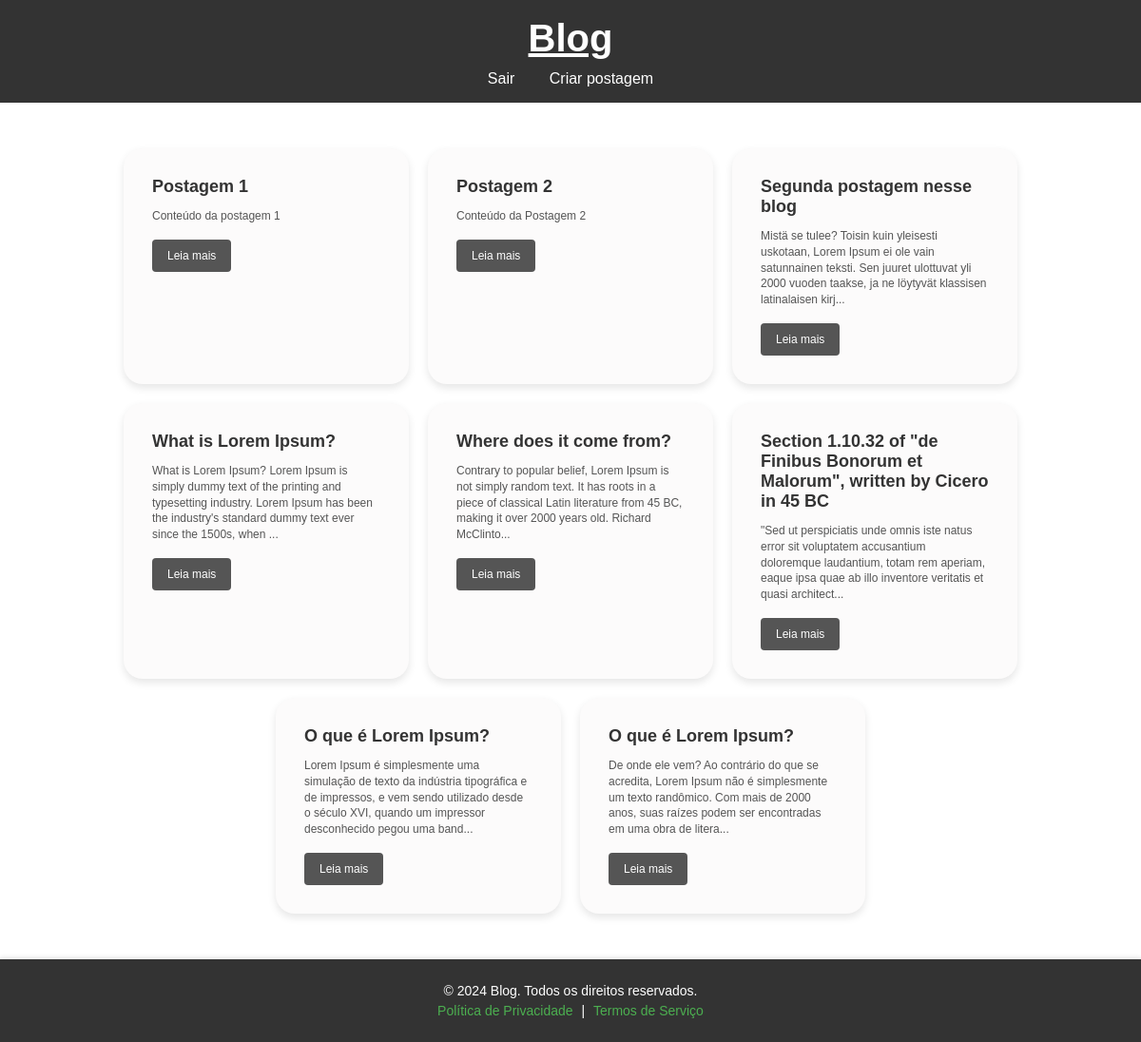
The app's page /blog/ (signed in) with its own data.
### tables this page shows
CREATE TABLE postagens (
    id INTEGER PRIMARY KEY AUTOINCREMENT,
    titulo TEXT NOT NULL,
    conteudo TEXT NOT NULL,
    usuario_id INTEGER NOT NULL,
    FOREIGN KEY (usuario_id) REFERENCES usuarios(id)
);

### routes/blog_routes.py (the view)
@blog_bp.route('/')
def index():
    db = get_db()
    postagens = db.execute( '''
        SELECT id, titulo,
               CASE
                   WHEN LENGTH(conteudo) > 180 THEN SUBSTR(conteudo, 1, 180) || '...'
                   ELSE conteudo
               END AS resumo,
               usuario_id
        FROM postagens
        '''
    ).fetchall()
    return render_template('index.html', postagens=postagens)

### models/db.py (called while the page is built)
def get_db():
    if 'db' not in g:
        g.db = sqlite3.connect(current_app.config['DATABASE'])
        g.db.row_factory = sqlite3.Row
    return g.db

### templates/index.html (shortened to what this page needs)
{% extends "base.html" %}
{% block content %}
    <div class="post-cards">
        {% for postagem in postagens %}
            <div class="card">
                <h3>{{ postagem['titulo'] }}</h3>
                <p>{{ postagem['resumo'] }}</p>
                <a class="btn" href="{{ url_for('blog.detalhe_postagem', postagem_id=postagem['id']) }}">
                    Leia mais
                </a>
            </div>
        {% endfor %}
    </div>
{% endblock %}

### static/css/main.css (style rules this page uses)
* { font-family: Arial, sans-serif; margin: 0; padding: 0; box-sizing: border-box; }
html, body { min-height: 100%; display: flex; flex-direction: column; height: 100vh; }

### static/css/card_post.css (style rules this page uses)
.post-cards { display: flex; flex-wrap: wrap; gap: 20px; justify-content: center; }
.card { background-color: #fcfbfb; border: 0; border-radius: 20px; padding: 30px; width: 300px; max-height: 300px; box-shadow: 0 4px 9px rgba(0, 0, 0, 0.1); transition: transform 0.2s ease-in-out; }
.card h3 { margin: 0 0 12px; font-size: 1.125rem; color: #333; }
.card p { font-size: 0.75em; color: #555; margin: 0 0 16px; line-height: 1.4; flex-grow: 1; }
.card .btn { display: inline-block; background-color: #555; color: white; padding: 10px 16px; text-decoration: none; border-radius: 4px; text-align: center; font-size: 0.75em; transition: background-color 0.2s ease-in-out; margin-bottom: 0; }

### static/css/detalhe_post.css (style rules this page uses)
.btn { display: inline-block; padding: 0.5rem 1rem; color: #fff; background-color: #007bff; border: none; border-radius: 5px; text-decoration: none; cursor: pointer; }

### records on screen
postagens: titulo "Postagem 1", resumo "Conteúdo da postagem 1"
postagens: titulo "Postagem 2", resumo "Conteúdo da Postagem 2"
postagens: titulo "Segunda postagem nesse blog", resumo "Mistä se tulee? Toisin kuin yleisesti uskotaan, Lorem Ipsum ei ole vain satunnainen teksti. Sen juuret ulottuvat yli 2000 vuoden taakse, ja ne löytyvät klassisen latinalaisen kirj..."
postagens: titulo "What is Lorem Ipsum?", resumo "What is Lorem Ipsum? Lorem Ipsum is simply dummy text of the printing and typesetting industry. Lorem Ipsum has been the industry's standard dummy text ever since the 1500s, when ..."
postagens: titulo "Where does it come from?", resumo "Contrary to popular belief, Lorem Ipsum is not simply random text. It has roots in a piece of classical Latin literature from 45 BC, making it over 2000 years old. Richard McClinto..."
postagens: titulo "Section 1.10.32 of \"de Finibus Bonorum et Malorum\", written by Cicero in 45 BC", resumo "\"Sed ut perspiciatis unde omnis iste natus error sit voluptatem accusantium doloremque laudantium, totam rem aperiam, eaque ipsa quae ab illo inventore veritatis et quasi architect..."
postagens: titulo "O que é Lorem Ipsum?", resumo "Lorem Ipsum é simplesmente uma simulação de texto da indústria tipográfica e de impressos, e vem sendo utilizado desde o século XVI, quando um impressor desconhecido pegou uma band..."
postagens: titulo "O que é Lorem Ipsum?", resumo "De onde ele vem? Ao contrário do que se acredita, Lorem Ipsum não é simplesmente um texto randômico. Com mais de 2000 anos, suas raízes podem ser encontradas em uma obra de litera..."
